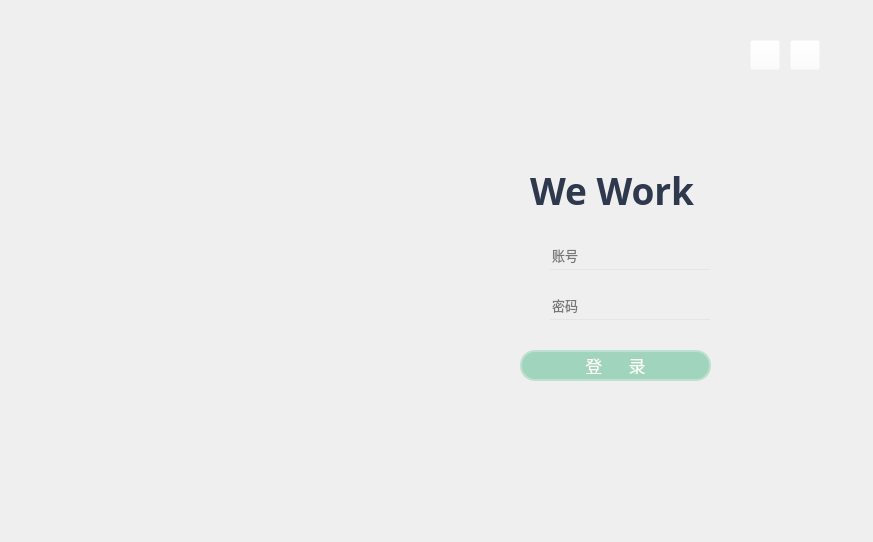
<?xml version="1.0" encoding="UTF-8"?>
<ui version="4.0">
 <class>MainWindow</class>
 <widget class="QMainWindow" name="MainWindow">
  <property name="enabled">
   <bool>true</bool>
  </property>
  <property name="geometry">
   <rect>
    <x>0</x>
    <y>0</y>
    <width>873</width>
    <height>542</height>
   </rect>
  </property>
  <property name="windowTitle">
   <string>MainWindow</string>
  </property>
  <property name="styleSheet">
   <string notr="true"/>
  </property>
  <widget class="QWidget" name="centralwidget">
   <property name="autoFillBackground">
    <bool>false</bool>
   </property>
   <widget class="QLabel" name="label">
    <property name="geometry">
     <rect>
      <x>530</x>
      <y>150</y>
      <width>171</width>
      <height>81</height>
     </rect>
    </property>
    <property name="font">
     <font>
      <family>Algerian</family>
      <pointsize>72</pointsize>
      <bold>false</bold>
     </font>
    </property>
    <property name="text">
     <string>&lt;html&gt;&lt;head/&gt;&lt;body&gt;&lt;p&gt;&lt;span style=&quot; font-size:28pt; font-weight:700; color:#2f394e;&quot;&gt;We Work&lt;/span&gt;&lt;/p&gt;&lt;/body&gt;&lt;/html&gt;</string>
    </property>
    <property name="textFormat">
     <enum>Qt::AutoText</enum>
    </property>
   </widget>
   <widget class="QLabel" name="label_2">
    <property name="geometry">
     <rect>
      <x>0</x>
      <y>0</y>
      <width>871</width>
      <height>541</height>
     </rect>
    </property>
    <property name="text">
     <string/>
    </property>
    <property name="pixmap">
     <pixmap resource="../image.qrc">:/new/bg/image/login_background.png</pixmap>
    </property>
    <property name="scaledContents">
     <bool>true</bool>
    </property>
   </widget>
   <widget class="QLabel" name="label_3">
    <property name="geometry">
     <rect>
      <x>460</x>
      <y>120</y>
      <width>311</width>
      <height>381</height>
     </rect>
    </property>
    <property name="text">
     <string/>
    </property>
    <property name="pixmap">
     <pixmap resource="../image.qrc">:/new/bg/image/login_background2.png</pixmap>
    </property>
    <property name="scaledContents">
     <bool>true</bool>
    </property>
   </widget>
   <widget class="QLineEdit" name="log_id_line">
    <property name="geometry">
     <rect>
      <x>550</x>
      <y>240</y>
      <width>160</width>
      <height>30</height>
     </rect>
    </property>
    <property name="font">
     <font>
      <family>华文宋体</family>
      <pointsize>-1</pointsize>
     </font>
    </property>
    <property name="styleSheet">
     <string notr="true">QLineEdit{
    font-size:13px;
    background:transparent;
    border:none;
    border-bottom:1px solid rgb(229, 229, 229);
}
 
QLineEdit:hover{
    border-bottom:1px solid rgb(40,159, 191);
}
 
QLineEdit:focus{
    border-bottom:1px solid rgb(18, 183, 245);
}</string>
    </property>
    <property name="text">
     <string/>
    </property>
    <property name="placeholderText">
     <string>账号</string>
    </property>
   </widget>
   <widget class="QLineEdit" name="log_pass_line">
    <property name="geometry">
     <rect>
      <x>550</x>
      <y>290</y>
      <width>160</width>
      <height>30</height>
     </rect>
    </property>
    <property name="font">
     <font>
      <family>华文宋体</family>
      <pointsize>-1</pointsize>
     </font>
    </property>
    <property name="styleSheet">
     <string notr="true">QLineEdit{
    font-size:13px;
    background:transparent;
    border:none;
    border-bottom:1px solid rgb(229, 229, 229);
}
 
QLineEdit:hover{
    border-bottom:1px solid rgb(40,159, 191);
}
 
QLineEdit:focus{
    border-bottom:1px solid rgb(18, 183, 245);
}</string>
    </property>
    <property name="inputMask">
     <string/>
    </property>
    <property name="text">
     <string/>
    </property>
    <property name="echoMode">
     <enum>QLineEdit::Password</enum>
    </property>
    <property name="placeholderText">
     <string>密码</string>
    </property>
   </widget>
   <widget class="QPushButton" name="log_button">
    <property name="geometry">
     <rect>
      <x>520</x>
      <y>350</y>
      <width>191</width>
      <height>31</height>
     </rect>
    </property>
    <property name="font">
     <font>
      <family>华文琥珀</family>
      <pointsize>13</pointsize>
      <italic>false</italic>
      <bold>false</bold>
     </font>
    </property>
    <property name="styleSheet">
     <string notr="true">/**正常情况下样式**/
QPushButton{
	font: 13pt &quot;华文琥珀&quot;;
    color: #FCFAF7;
    background-color: #A0D4BD;
    border-color: #BEE0D0;
    border-radius: 15px;
    border-style: solid;
    border-width: 2px;
    padding: 5px;
}

/**鼠标停留在按钮上的样式**/
QPushButton::hover{	
    color: #FCFAF7;
    background-color: #63BE9D;
    border-color: #176F57;
}

/**鼠标按压下去的样式**/
QPushButton::pressed,QPushButton::checked{
    color: #FCFAF7;
    background-color: qlineargradient(spread:pad, x1:0, y1:0, x2:0, y2:1, stop:0 #63BE9D, stop:1 #46B797);
}

/**按钮失能情况下样式**/
QPushButton::disabled{
    color: #FCFAF7;
    background-color: #dcdde1;
    border-color: #dcdde1;
}
</string>
    </property>
    <property name="text">
     <string>登      录</string>
    </property>
   </widget>
   <widget class="QLabel" name="password_icon">
    <property name="geometry">
     <rect>
      <x>510</x>
      <y>240</y>
      <width>30</width>
      <height>30</height>
     </rect>
    </property>
    <property name="text">
     <string/>
    </property>
    <property name="pixmap">
     <pixmap resource="../image.qrc">:/new/icon/image/account_icon.png</pixmap>
    </property>
    <property name="scaledContents">
     <bool>true</bool>
    </property>
   </widget>
   <widget class="QLabel" name="account_icon">
    <property name="geometry">
     <rect>
      <x>510</x>
      <y>290</y>
      <width>30</width>
      <height>30</height>
     </rect>
    </property>
    <property name="text">
     <string/>
    </property>
    <property name="pixmap">
     <pixmap resource="../image.qrc">:/new/icon/image/password_icon.png</pixmap>
    </property>
    <property name="scaledContents">
     <bool>true</bool>
    </property>
   </widget>
   <widget class="QPushButton" name="minus_buton">
    <property name="geometry">
     <rect>
      <x>750</x>
      <y>40</y>
      <width>30</width>
      <height>30</height>
     </rect>
    </property>
    <property name="autoFillBackground">
     <bool>false</bool>
    </property>
    <property name="styleSheet">
     <string notr="true">background-color: rgba(255, 255, 255, 0);</string>
    </property>
    <property name="text">
     <string/>
    </property>
    <property name="icon">
     <iconset resource="../image.qrc">
      <normaloff>:/new/icon/image/shrink_icon.png</normaloff>:/new/icon/image/shrink_icon.png</iconset>
    </property>
    <property name="iconSize">
     <size>
      <width>30</width>
      <height>30</height>
     </size>
    </property>
   </widget>
   <widget class="QPushButton" name="quit_button">
    <property name="geometry">
     <rect>
      <x>790</x>
      <y>40</y>
      <width>30</width>
      <height>30</height>
     </rect>
    </property>
    <property name="autoFillBackground">
     <bool>false</bool>
    </property>
    <property name="styleSheet">
     <string notr="true">background-color: rgba(255, 255, 255, 0);</string>
    </property>
    <property name="text">
     <string/>
    </property>
    <property name="icon">
     <iconset resource="../image.qrc">
      <normaloff>:/new/icon/image/quit_icon.png</normaloff>:/new/icon/image/quit_icon.png</iconset>
    </property>
    <property name="iconSize">
     <size>
      <width>30</width>
      <height>30</height>
     </size>
    </property>
   </widget>
   <zorder>label_2</zorder>
   <zorder>label_3</zorder>
   <zorder>log_id_line</zorder>
   <zorder>log_pass_line</zorder>
   <zorder>log_button</zorder>
   <zorder>label</zorder>
   <zorder>account_icon</zorder>
   <zorder>password_icon</zorder>
   <zorder>minus_buton</zorder>
   <zorder>quit_button</zorder>
  </widget>
 </widget>
 <resources>
  <include location="../image.qrc"/>
 </resources>
 <connections/>
</ui>
